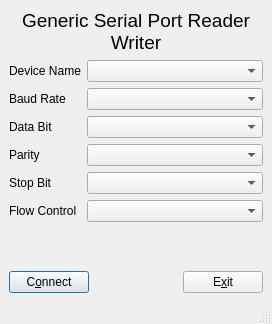
<?xml version="1.0" encoding="UTF-8"?>
<ui version="4.0">
 <class>ConnectWindow</class>
 <widget class="QMainWindow" name="ConnectWindow">
  <property name="geometry">
   <rect>
    <x>0</x>
    <y>0</y>
    <width>272</width>
    <height>324</height>
   </rect>
  </property>
  <property name="windowTitle">
   <string>Please Connect | Generic Serial Port Reader Writer</string>
  </property>
  <widget class="QWidget" name="centralwidget">
   <layout class="QVBoxLayout" name="verticalLayout">
    <item>
     <widget class="QLabel" name="label">
      <property name="font">
       <font>
        <pointsize>14</pointsize>
       </font>
      </property>
      <property name="text">
       <string>Generic Serial Port Reader Writer</string>
      </property>
      <property name="alignment">
       <set>Qt::AlignCenter</set>
      </property>
      <property name="wordWrap">
       <bool>true</bool>
      </property>
     </widget>
    </item>
    <item>
     <layout class="QFormLayout" name="formLayout">
      <property name="fieldGrowthPolicy">
       <enum>QFormLayout::AllNonFixedFieldsGrow</enum>
      </property>
      <item row="0" column="0">
       <widget class="QLabel" name="deviceNameLabel">
        <property name="text">
         <string>Device Name</string>
        </property>
       </widget>
      </item>
      <item row="0" column="1">
       <widget class="QComboBox" name="deviceNameComboBox"/>
      </item>
      <item row="1" column="0">
       <widget class="QLabel" name="portSpeedLabel">
        <property name="text">
         <string>Baud Rate</string>
        </property>
       </widget>
      </item>
      <item row="1" column="1">
       <widget class="QComboBox" name="baudRateComboBox"/>
      </item>
      <item row="2" column="0">
       <widget class="QLabel" name="dataBitsLabel">
        <property name="text">
         <string>Data Bit</string>
        </property>
       </widget>
      </item>
      <item row="2" column="1">
       <widget class="QComboBox" name="dataBitsComboBox"/>
      </item>
      <item row="3" column="0">
       <widget class="QLabel" name="parityLabel">
        <property name="text">
         <string>Parity</string>
        </property>
       </widget>
      </item>
      <item row="3" column="1">
       <widget class="QComboBox" name="parityComboBox"/>
      </item>
      <item row="4" column="0">
       <widget class="QLabel" name="stopBitsLabel">
        <property name="text">
         <string>Stop Bit</string>
        </property>
       </widget>
      </item>
      <item row="4" column="1">
       <widget class="QComboBox" name="stopBitsComboBox"/>
      </item>
      <item row="5" column="0">
       <widget class="QLabel" name="flowControlLabel">
        <property name="text">
         <string>Flow Control</string>
        </property>
       </widget>
      </item>
      <item row="5" column="1">
       <widget class="QComboBox" name="flowControlComboBox"/>
      </item>
     </layout>
    </item>
    <item>
     <spacer name="verticalSpacer">
      <property name="orientation">
       <enum>Qt::Vertical</enum>
      </property>
      <property name="sizeHint" stdset="0">
       <size>
        <width>20</width>
        <height>40</height>
       </size>
      </property>
     </spacer>
    </item>
    <item>
     <layout class="QHBoxLayout" name="horizontalLayout">
      <item>
       <widget class="QPushButton" name="connectPushButton">
        <property name="text">
         <string>C&amp;onnect</string>
        </property>
        <property name="default">
         <bool>true</bool>
        </property>
       </widget>
      </item>
      <item>
       <spacer name="horizontalSpacer">
        <property name="orientation">
         <enum>Qt::Horizontal</enum>
        </property>
        <property name="sizeHint" stdset="0">
         <size>
          <width>40</width>
          <height>20</height>
         </size>
        </property>
       </spacer>
      </item>
      <item>
       <widget class="QPushButton" name="exitPushButton">
        <property name="text">
         <string>E&amp;xit</string>
        </property>
       </widget>
      </item>
     </layout>
    </item>
   </layout>
  </widget>
  <widget class="QMenuBar" name="menubar">
   <property name="geometry">
    <rect>
     <x>0</x>
     <y>0</y>
     <width>272</width>
     <height>21</height>
    </rect>
   </property>
  </widget>
  <widget class="QStatusBar" name="statusbar"/>
 </widget>
 <resources/>
 <connections/>
</ui>
